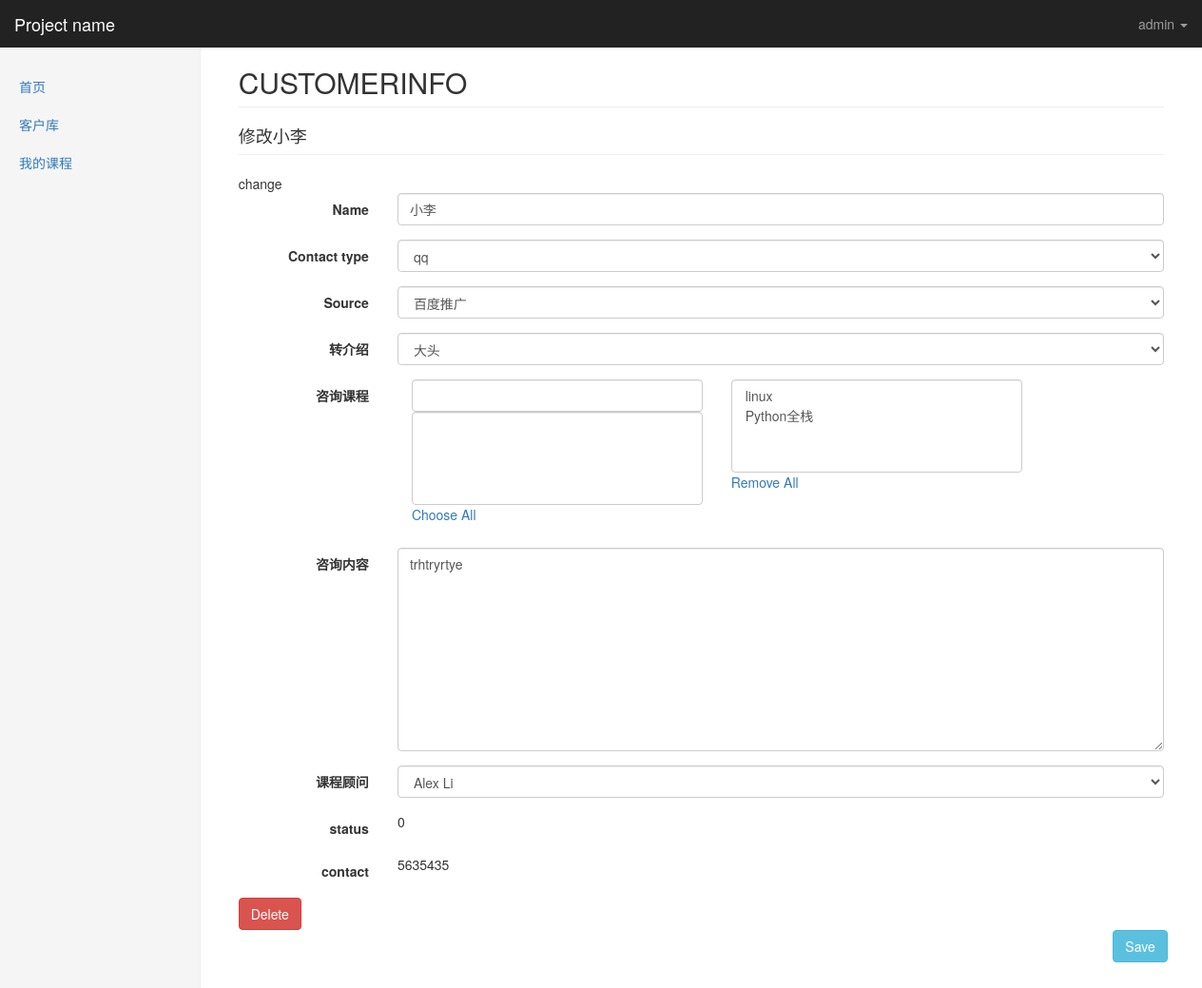
Screenshot of /kingadmin/crm/customerinfo/8/change/ (signed in) with the database file from the repository.
### crm/models.py (models this page shows, shortened)
class Menus(models.Model):
    name = models.CharField(max_length=64)
    url_type_choices = ((0,'absolute'),(1,'dynamic'))
    url_type = models.SmallIntegerField(choices=url_type_choices,default=0)
    url_name = models.CharField(max_length=128)
    class Meta:
        unique_together = ('name','url_name')

class CustomerInfo(models.Model):
    name = models.CharField(max_length=64,default=None)
    contact_type_choices = ((0,'qq'),(1,'微信'),(2,'手机'))
    contact_type = models.SmallIntegerField(choices=contact_type_choices,default=0)
    contact = models.CharField(max_length=64,unique=True)
    source_choices = ((0,'QQ群'),
                      (1,'51CTO'),
                      (2,'百度推广'),
                      (3,'知乎'),
                      (4,'转介绍'),
                      (5,'其它'),
                      )
    source = models.SmallIntegerField(choices=source_choices)
    referral_from = models.ForeignKey("self",blank=True,null=True,verbose_name="转介绍",on_delete=models.CASCADE)
    consult_courses = models.ManyToManyField("Course",verbose_name="咨询课程")
    consult_content = models.TextField(verbose_name="咨询内容")
    status_choices = ((0,'未报名'),(1,'已报名'),(2,'已退学'))
    status = models.SmallIntegerField(choices=status_choices)
    consultant = models.ForeignKey("UserProfile",verbose_name="课程顾问",on_delete=models.CASCADE)
    date = models.DateField(auto_now_add=True)
    def __str__(self):
        return self.name
    class Meta:
        verbose_name="客户信息"
        verbose_name_plural="客户信息"

### kingadmin/views.py (the view)
# urls.py: url(r'^(\w+)/(\w+)/(\d+)/change/$', views.table_obj_change, name="table_obj_change"),
@login_required
def table_obj_change(request,app_name,model_name,obj_id):
    admin_class = site.enabled_admins[app_name][model_name]
    model_form = form_handle.create_dynamic_model_form(admin_class)
    obj = admin_class.model.objects.get(id=obj_id)
    if request.method == "GET":
        form_obj = model_form(instance=obj)
    elif request.method == "POST":
        form_obj = model_form(instance=obj,data=request.POST)
        if form_obj.is_valid():
            form_obj.save()
            return redirect("/kingadmin/%s/%s/" %(app_name,model_name))
    return render(request,'kingadmin/table_obj_change.html',locals())

### crm/models.py (called while the page is built)
    def __str__(self): #__unicode__
        return self.name

    def __str__(self):
        return self.name

### kingadmin/form_handle.py (called while the page is built)
def create_dynamic_model_form(admin_class,form_add=False):
    class Meta:
        model = admin_class.model
        fields = "__all__"
        if not form_add:#change
            exclude = admin_class.readonly_fields
            admin_class.form_add = False #这是因为自始至终admin_class实例都是同一个,
        else: #add
            admin_class.form_add = True
    def __new__(cls, *args, **kwargs):
        print("__new__",cls,args,kwargs)
        for field_name in cls.base_fields:
            filed_obj = cls.base_fields[field_name]
            filed_obj.widget.attrs.update({'class':'form-control'})
        return  ModelForm.__new__(cls)
    dynamic_form = type("DynamicModelForm" ,(ModelForm,) ,{'Meta' :Meta,'__new__':__new__})
    print(dynamic_form)
    return dynamic_form

### kingadmin/templatetags/kingadmin_tags.py (called while the page is built)
@register.simple_tag
def get_model_name(admin_class):
    return admin_class.model._meta.model_name.upper()

@register.simple_tag
def get_obj_field_val(form_obj,field):
    return getattr(form_obj.instance,field)

@register.simple_tag
def get_available_m2m_data(field_name,form_obj,admin_class):
    field_obj = admin_class.model._meta.get_field(field_name)
    obj_list = set(field_obj.related_model.objects.all())
    if form_obj.instance.id:
        selected_data = set(getattr(form_obj.instance ,field_name).all())
        return obj_list - selected_data
    else:
        return obj_list

@register.simple_tag
def get_selected_m2m_data(field_name,form_obj,admin_class):
    if form_obj.instance.id:
        selected_data = getattr(form_obj.instance ,field_name).all()
        return selected_data
    else:
        return []

### kingadmin/templates/kingadmin/table_obj_change.html
{% extends 'kingadmin/index.html' %}
{% load kingadmin_tags %}
{% block  right-content-container %}
<h2 class="page-header">{% get_model_name admin_class %}</h2>
<h4 class="page-header">修改{{ form_obj.instance }}</h4>
<div>
change
{% include 'kingadmin/table_obj_change_component.html' %}
</div>
{% endblock %}

### kingadmin/templates/kingadmin/index.html (shortened to what this page needs)
{% extends 'base.html' %}
{% block body %}
<nav class="navbar navbar-inverse navbar-fixed-top">
  <div class="container-fluid">
    <div class="navbar-header">
      <a class="navbar-brand" href="#">{% block pro_name %}Project name{% endblock %}</a>
    </div>
    <div id="navbar" class="navbar-collapse collapse">
      <ul class="nav navbar-nav navbar-right">
        <li class="dropdown ">
          <a href="#" class="dropdown-toggle" data-toggle="dropdown" role="button" >{{ request.user }} <span class="caret"></span></a>
        </li>
      </ul>
    </div>
  </div>
</nav>
<div class="container-fluid">
  <div class="row">
    <div class="col-sm-3 col-md-2 sidebar">
      <ul class="nav nav-sidebar">
        {% for role in  request.user.userprofile.role.select_related %}
            {% for menu in role.menus.select_related %}
                <li><a href="{% if menu.url_type == 0 %}{{ menu.url_name }}{% else %}{% url menu.url_name %}{% endif %}">{{ menu.name }}</a></li>
             {% endfor %}
         {% endfor %}
      </ul>
    </div>
    <div class="col-sm-9 col-sm-offset-3 col-md-10 col-md-offset-2 main">
      {% block  right-content-container %}{% endblock %}
    </div>
  </div>
</div>
{% endblock %}

### kingadmin/templates/kingadmin/table_obj_change_component.html (shortened to what this page needs)
{% load kingadmin_tags %}
<form class="form-horizontal"  method="post" onsubmit="VerificationBeforeFormSubmit()"> {% csrf_token %}
  {% for field in form_obj %}
  <div class="form-group">
    <label class="col-sm-2 control-label">{{ field.label }}</label>
    <div class="col-sm-10">
      {% if field.name in admin_class.filter_horizontal %}
          <div class="col-lg-5">
                <input type="search" class="form-control" oninput="FuzzSearch(this)">
                <select id="id_{{ field.name }}_from" multiple class="form-control">
                </select>
              <p><a onclick="MoveAllElements('id_{{ field.name }}_from','id_{{ field.name }}_to')">Choose All</a></p>
          </div>
          <div class="col-lg-5">
                <select tag="selected_m2m" id="id_{{ field.name }}_to" multiple class="form-control" name="{{ field.name }}">
                    {%  get_selected_m2m_data field.name form_obj admin_class as selected_m2m_data %}
                    {% for obj in selected_m2m_data %}
                        <option value="{{ obj.id }}" ondblclick="MoveSelectedOption(this,'id_{{ field.name }}_from')">{{ obj }}</option>
                    {% endfor %}
                </select>
              <p><a onclick="MoveAllElements('id_{{ field.name }}_to','id_{{ field.name }}_from')">Remove All</a></p>
          </div>
      {% else %}
        {{ field }}
      {% endif %}
    </div>
  </div>
  {% endfor %}
  {% if not admin_class.form_add %}
      {% for field in admin_class.readonly_fields %}
      <div class="form-group">
        <label class="col-sm-2 control-label">{{ field }}</label>
        <div class="col-sm-10">
          <p>{% get_obj_field_val form_obj field %}</p>
        </div>
      </div>
      {% endfor %}
 {% endif %}
  <div class="form-group">
    {% if  form_obj.instance.id %}
        <div class=" col-sm-2">
          <a  class="btn btn-danger" href="{% url 'obj_delete' app_name model_name form_obj.instance.id  %}">Delete</a>
        </div>
    {% endif %}
    <div class="col-sm-offset-11 col-sm-2">
      <button type="submit" class="btn btn-info">Save</button>
    </div>
  </div>
</form>

### statics/css/dashboard.css (style rules this page uses)
body { padding-top: 50px; }
.navbar-fixed-top { border: 0; }
.sidebar { display: none; }
@media (min-width: 768px) { .sidebar { position: fixed; top: 51px; bottom: 0; left: 0; z-index: 1000; display: block; padding: 20px; overflow-x: hidden; overflow-y: auto; background-color: #f5f5f5; border-right: 1px solid #eee; } }
.nav-sidebar { margin-right: -21px; margin-bottom: 20px; margin-left: -20px; }
.nav-sidebar > li > a { padding-right: 20px; padding-left: 20px; }
.main { padding: 20px; }
@media (min-width: 768px) { .main { padding-right: 40px; padding-left: 40px; } }
.main .page-header { margin-top: 0; }

### rows the page displays
Menus: name "首页"
Menus: name "客户库"
Menus: name "我的课程"
CustomerInfo: instance "小李", form_obj "小李" "qq" "百度推广" "大头" "trhtryrtye" "Alex Li", status "0" "5635435"

### other values shown
{{ request.user }} "admin"
{{ field.label }} "Name" "Contact type" "Source" "转介绍" "咨询课程" "咨询内容" "课程顾问"
{{ field }} "status" "contact"
